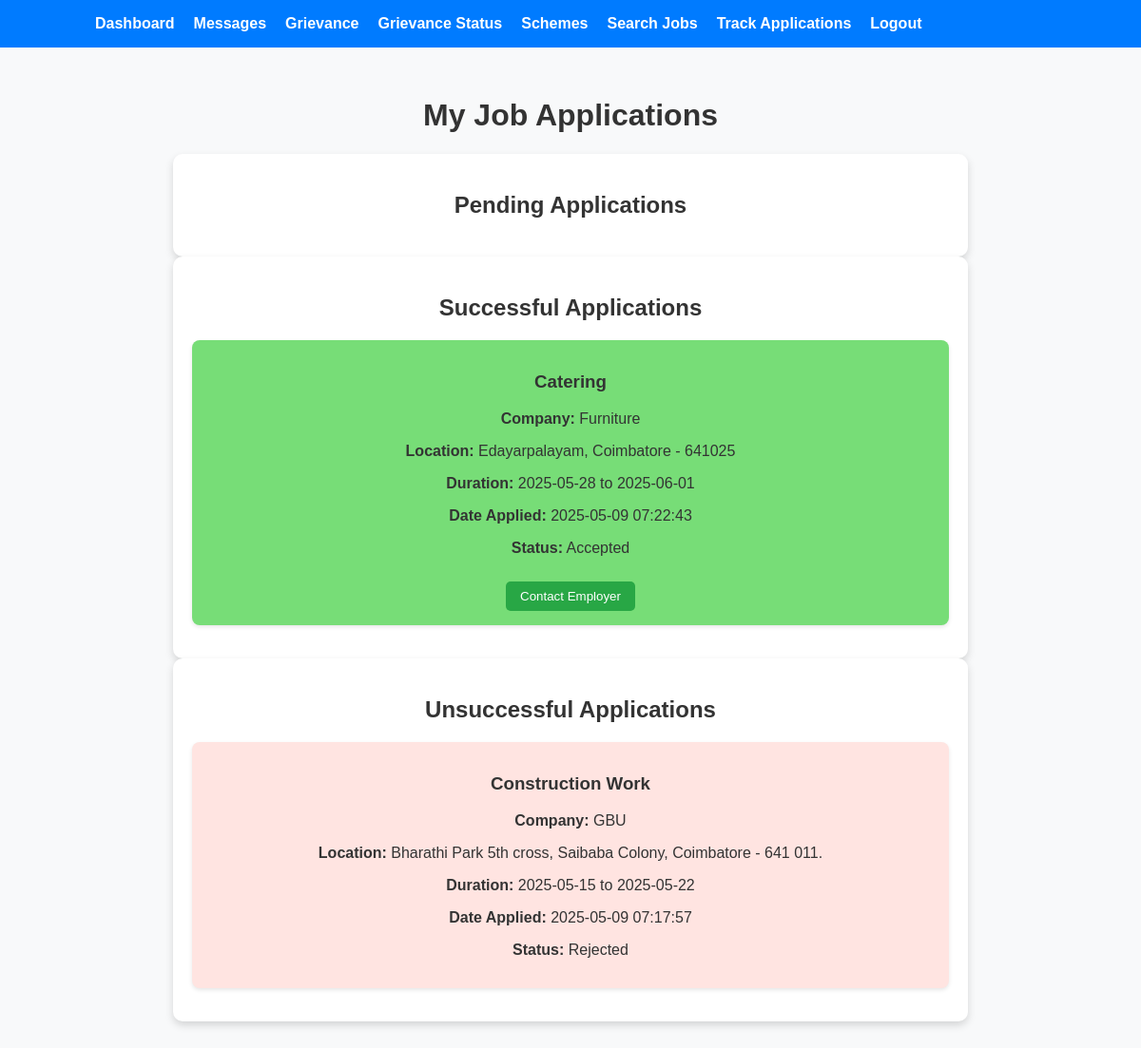
/track (signed in), run on the app's committed database.
### tables this page shows
CREATE TABLE job_applications (
    id INTEGER PRIMARY KEY AUTOINCREMENT,
    laborer_id INTEGER NOT NULL,
    job_id INTEGER NOT NULL,
    applied_at TIMESTAMP DEFAULT CURRENT_TIMESTAMP,
    status TEXT DEFAULT 'Pending',
    FOREIGN KEY (laborer_id) REFERENCES laborers(id) ON DELETE CASCADE,
    FOREIGN KEY (job_id) REFERENCES jobs(id) ON DELETE CASCADE
);

CREATE TABLE jobs(
            id INTEGER PRIMARY KEY AUTOINCREMENT,
            company_id INTEGER NOT NULL,
            job_title TEXT NOT NULL,
            location TEXT NOT NULL,
            work_start TIME NOT NULL,       
            work_end TIME NOT NULL,         
            duration_start DATE NOT NULL,   
            duration_end DATE NOT NULL,     
            description TEXT NOT NULL,
            salary INTEGER NOT NULL, posted_by INTEGER NOT NULL DEFAULT 1,
            FOREIGN KEY (company_id) REFERENCES company(id) ON DELETE CASCADE
        );

CREATE TABLE company (
            id INTEGER PRIMARY KEY AUTOINCREMENT,
            name TEXT NOT NULL,
            reg_id TEXT UNIQUE NOT NULL,  -- Company Registration ID
            address TEXT NOT NULL
        );

### app.py (the view)
@app.route('/track', methods=['GET'])
def track_applications():
    if 'user_id' not in session or session['user_role'] != 'laborer':
        flash('You must be logged in as a laborer to track applications.', 'error')
        return redirect(url_for('login'))
    laborer_id = session['user_id']
    db = get_db()
    cursor = db.cursor()
    query = '''
        SELECT ja.id AS application_id, j.job_title, j.location,
               j.duration_start, j.duration_end,
               j.work_start, j.work_end, j.salary,
               c.name AS company_name, ja.status, ja.applied_at,
               j.id as job_id
        FROM job_applications ja
        JOIN jobs j ON ja.job_id = j.id
        JOIN company c ON j.company_id = c.id
        WHERE ja.laborer_id = ?
        ORDER BY ja.applied_at DESC
    '''
    cursor.execute(query, (laborer_id,))
    applications = cursor.fetchall()
    successful_apps = [dict(app) for app in applications if app['status'] == 'Accepted']
    unsuccessful_apps = [dict(app) for app in applications if app['status'] in ['Rejected', 'Withdrawn']]
    pending_apps = [dict(app) for app in applications if app['status'] == 'Pending']
    return render_template(
        'track.html',
        successful_apps=successful_apps,
        unsuccessful_apps=unsuccessful_apps,
        pending_apps=pending_apps
    )

### app.py (called while the page is built)
def get_db():
    db = getattr(g, '_database', None)
    if db is None:
        db = g._database = sqlite3.connect(DATABASE)
        db.row_factory = sqlite3.Row
    return db

@app.teardown_appcontext
def close_connection(exception):
    db = getattr(g, '_database', None)
    if db is not None:
        db.close()

### templates/track.html (shortened to what this page needs)
<!DOCTYPE html>
<html lang="en">
<head>
</head>
<body>
    <nav class="navbar">
        <div class="navbar-container">
            <ul class="nav-links" id="nav-links">
                <li><a href="{{ url_for('dashboard') }}">Dashboard</a></li>
                <li><a href="{{ url_for('view_messages') }}">Messages</a></li>
                {% if session.user_role == 'laborer' %}
                <li><a href="{{ url_for('grievance') }}">Grievance</a></li>
                <li><a href="{{ url_for('view_grievance_status') }}">Grievance Status</a></li>
                <li><a href="{{ url_for('schemes') }}">Schemes</a></li>
                <li><a href="{{ url_for('search_jobs') }}">Search Jobs</a></li>
                <li><a href="{{ url_for('track_applications') }}">Track Applications</a></li>
                {% else %}
                <li><a href="{{ url_for('offer_job') }}">Offer Job</a></li>
                <li><a href="{{ url_for('view_applications') }}">View Applications</a></li>
                {% endif %}
                <li><a href="{{ url_for('logout') }}">Logout</a></li>
            </ul>
        </div>
    </nav>
    <div class="container">
        <h1>My Job Applications</h1>
        <div class="pending-jobs">
            <h2>Pending Applications</h2>
        </div>
        <div class="successful-jobs">
            <h2>Successful Applications</h2>
            {% for job in successful_apps %}
            <div class="company-contact">
                <h3>{{ job.job_title }}</h3>
                <p><strong>Company:</strong> {{ job.company_name }}</p>
                <p><strong>Location:</strong> {{ job.location }}</p>
                <p><strong>Duration:</strong> {{job.duration_start}} to {{job.duration_end}}</p>
                <p><strong>Date Applied:</strong> {{ job.applied_at }}</p>
                <p><strong>Status:</strong> {{ job.status }}</p>
                                    <a href="{{ url_for('contact_employer', job_id=job.job_id) }}">
                        <button class="remove-btn" style="background-color: #28a745; margin-top: 10px;">
                            Contact Employer
                        </button>
                    </a>
            </div>
            {% endfor %}
        </div>
        <div class="unsuccessful-jobs">
            <h2>Unsuccessful Applications</h2>
            {% for job in unsuccessful_apps %}
            <div class="company-contact">
                <h3>{{ job.job_title }}</h3>
                <p><strong>Company:</strong> {{ job.company_name }}</p>
                <p><strong>Location:</strong> {{ job.location }}</p>
                <p><strong>Duration:</strong> {{job.duration_start}} to {{job.duration_end}}</p>
                <p><strong>Date Applied:</strong> {{ job.applied_at }}</p>
                <p><strong>Status:</strong> {{ job.status }}</p>
            </div>
            {% endfor %}
        </div>
    </div>
</body>
</html>

### templates/track.html (style rules this page uses)
body { font-family: Arial, sans-serif; background-color: #f8f9fa; margin: 0; padding: 0; color: #333; }
.navbar { background-color: #007bff; padding: 1rem; color: white; }
.navbar-container { display: flex; justify-content: space-between; align-items: center; flex-wrap: wrap; max-width: 1000px; margin: auto; }
.nav-links { display: flex; list-style: none; padding: 0; margin: 0; gap: 20px; }
.nav-links li a { color: white; text-decoration: none; font-weight: bold; }
.container { text-align: center; padding: 2rem; }
.remove-btn { background-color: #dc3545; color: white; border: none; padding: 8px 15px; border-radius: 5px; cursor: pointer; transition: background-color 0.2s; }
.successful-jobs, .unsuccessful-jobs, .pending-jobs { margin-top: 30px; padding: 20px; background: #fff; border-radius: 10px; box-shadow: 0 4px 8px rgba(0, 0, 0, 0.15); width: 70%; margin: auto; }
.successful-jobs h2, .unsuccessful-jobs h2, .pending-jobs h2 { text-align: center; }
.company-contact { padding: 15px; margin-bottom: 15px; border-radius: 8px; box-shadow: 0 2px 4px rgba(0, 0, 0, 0.1); }
.successful-jobs .company-contact { background: #77DD77; }
.unsuccessful-jobs .company-contact { background: #FFE4E1; }

### data on the page
job_applications: job_title "Catering", company_name "Furniture", location "Edayarpalayam, Coimbatore - 641025", duration_start "2025-05-28", duration_end "2025-06-01", applied_at "2025-05-09 07:22:43", status "Accepted"
job_applications: job_title "Construction Work", company_name "GBU", location "Bharathi Park 5th cross, Saibaba Colony, Coimbatore - 641 011.", duration_start "2025-05-15", duration_end "2025-05-22", applied_at "2025-05-09 07:17:57", status "Rejected"
